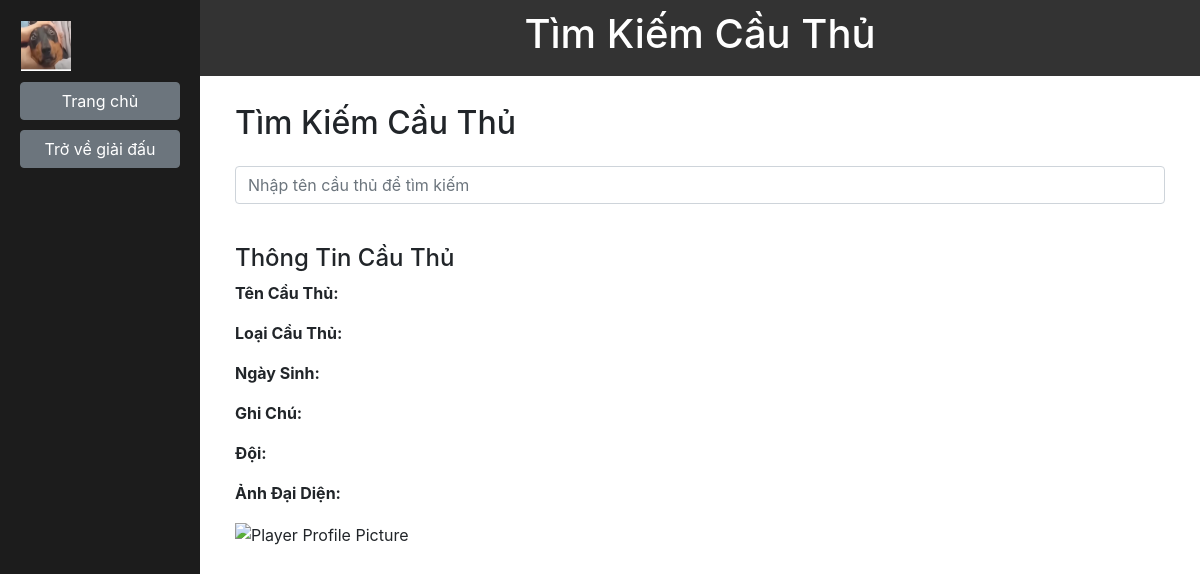
The page /search-player/1 on the database as committed earlier.
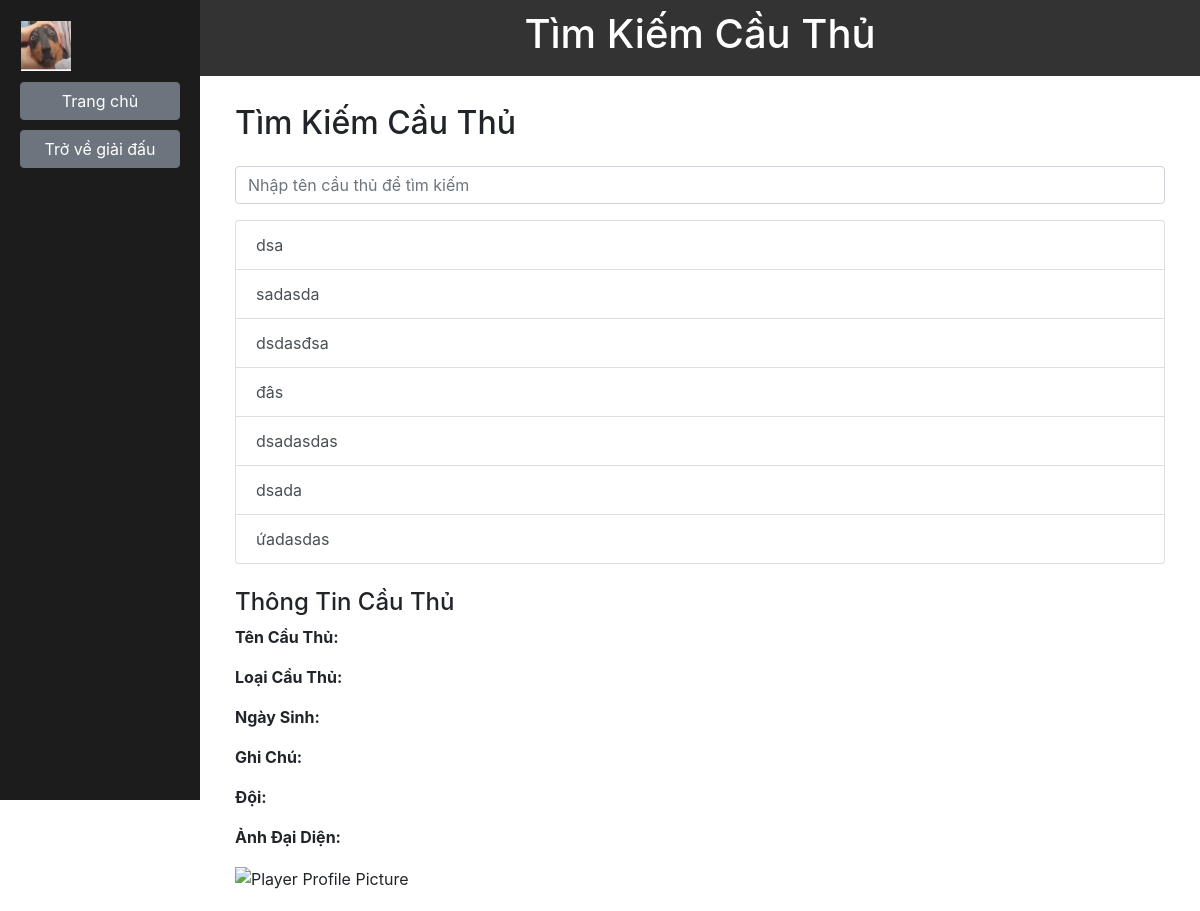
The same page on the database as committed later.
### models/player.py (models this page shows)
class Player(db.Model):
    id = db.Column(db.Integer, primary_key=True)
    name = db.Column(db.String(100), nullable=False)
    birthday = db.Column(db.Date, nullable=False)
    player_type = db.Column(db.String(50), nullable=False)
    note = db.Column(db.Text)
    profile_picture = db.Column(db.String(255))
    team_id = db.Column(db.Integer, db.ForeignKey('team.id'), nullable=True)
    total_score = db.Column(db.Integer, default=0, nullable=False)
    season_id = db.Column(db.Integer, db.ForeignKey('season.id'), nullable=False)
    team = db.relationship('Team', backref=db.backref('players', lazy=True))

### routes/player_routes.py (the view)
    @app.route('/search-player/<int:season_id>', methods=['GET'])
    def search_player(season_id):
        players = Player.query.filter_by(season_id=season_id).all()
        players_with_team_name = []
        for player in players:
            team = Team.query.get(player.team_id)
            team_name = team.name if team else 'Unknown'
            player_info = {
                'id': player.id,
                'name': player.name,
                'player_type': player.player_type,
                'birthday': player.birthday.strftime('%Y-%m-%d') if player.birthday else 'Unknown',
                'note': player.note,
                'profile_picture': player.profile_picture,
                'team_name': team_name
            }
            players_with_team_name.append(player_info)
        return render_template('search_player.html', players=players_with_team_name, season_id=season_id)

### templates/search_player.html (shortened to what this page needs)
{% extends "base.html" %}
{% block title %}Tìm Kiếm Cầu Thủ{% endblock %}
{% block sidebar %}
    <button class="btn btn-secondary btn-block" onclick="window.location.href='/'">Trang chủ</button>
    <button class="btn btn-secondary btn-block" onclick="window.location.href='{{ url_for('view_season', season_id=season_id) }}'">Trở về giải đấu</button>
{% endblock %}
{% block content %}
<div class="container mt-4">
    <h2 class="mb-4">Tìm Kiếm Cầu Thủ</h2>
    <div class="form-group">
        <input type="text" class="form-control" id="searchInput" placeholder="Nhập tên cầu thủ để tìm kiếm">
    </div>
    <div id="playerList" class="list-group">
        {% for player in players %}
        <a href="#" class="list-group-item list-group-item-action" onclick="showPlayerInfo('{{ player.id }}', '{{ player.name }}', '{{ player.player_type }}', '{{ player.birthday }}', '{{ player.note }}', '{{ player.profile_picture }}', '{{ player.team_name }}')">
            {{ player.name }}
        </a>
        {% endfor %}
    </div>
    <div id="playerInfo" class="mt-4">
        <h4>Thông Tin Cầu Thủ</h4>
        <div id="playerDetails">
            <p><strong>Tên Cầu Thủ:</strong> </p>
            <p><strong>Loại Cầu Thủ:</strong> </p>
            <p><strong>Ngày Sinh:</strong> </p>
            <p><strong>Ghi Chú:</strong> </p>
            <p><strong>Đội:</strong> </p>
            <p><strong>Ảnh Đại Diện:</strong></p>
            <img id="playerProfilePicture" src="" alt="Player Profile Picture" class="img-fluid square-img">
        </div>
    </div>
</div>
{% endblock %}

Rows that differ between the two databases and show on the page:
added Player: name "dsa"
added Player: name "sadasda"
added Player: name "dsdasđsa"
added Player: name "đâs"
added Player: name "dsadasdas"
added Player: name "dsada"
added Player: name "ứadasdas"
